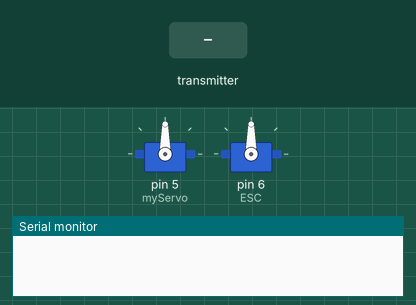
A sketch run on a simulated Arduino Uno, built with avr-gcc and run on an emulated ATmega328P. On the bench: 2 × servo, the last lines printed to the serial monitor. The test bench sets the inputs (shaded band). No radio packets arrive unless stated.

Above: at 1.2 s.
1.3 s: the transmitter starts sending kutSkretanja = 0
At 1.7 s:
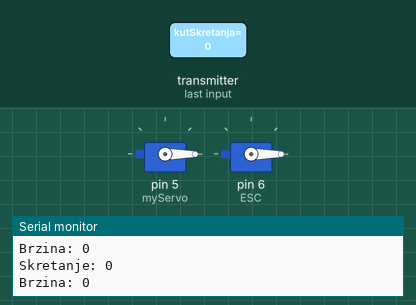
2.8 s: the transmitter starts sending kutSkretanja = 256
At 4.0 s:
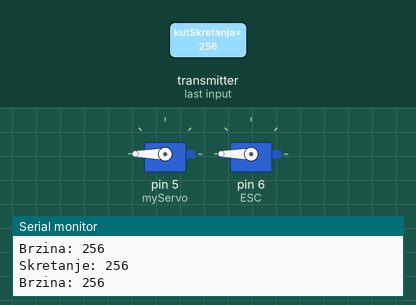
4.3 s: the transmitter starts sending kutSkretanja = 1023
At 5.3 s:
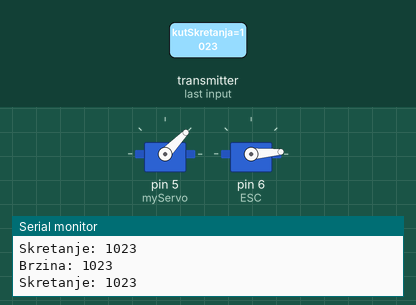
5.8 s: the transmitter starts sending kutSkretanja = 256
At 7.0 s:
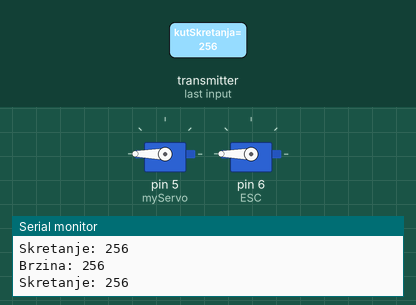
7.3 s: the transmitter starts sending kutSkretanja = 512
At 8.7 s:
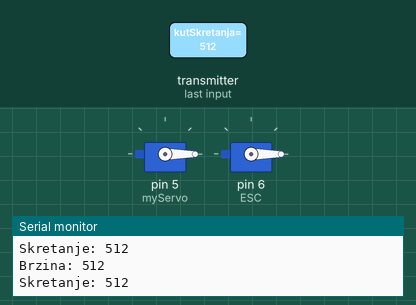
Timing chart, 0 to 9.8 s (numbered marks = the images above; inputs shaded):
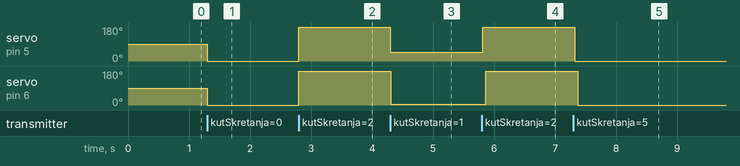

The sketch:

brod.ino
```cpp
// Potrebne biblioteke za program
#include <SPI.h>
#include <nRF24L01.h>
#include <RF24.h>
#include <Servo.h>

// Oderđivanje na kojim se pinovima nalazi CE i CSN pinovi modula
RF24 radio1(7, 8);
RF24 radio2(7, 8);
// Određivanje kanala preko kojeg će moduli komunicirat
const byte address1[6] = {"00001"};
const byte address2[6] = {"00002"};
Servo myServo; // Deklariranje serva
Servo ESC; // Deklariranje kontrolera za motor ESC
int kutSkretanja = 0; // Deklariranje varijable za kut skretanja
int vrijednostBrzine = 0; // Deklariranje varijabli za vrijednost brzine

// Void koji će se odvrtiti samo jednom nakon pokretanja Arduina
void setup() {
  Serial.begin(9600);
  myServo.attach(5); // Deklaracija pina od serva
  // Deklaracija pina od ESC, minimalna širina impulsa, maksimalna širina impulsa
  ESC.attach(6,1000,2000);
  radio1.begin(); // Započinjanje radio veze
  radio2.begin();
  // Postavljanje adrese od kanala za prijemnik preko kojeg će komunicirat
  radio1.openReadingPipe(0, address1);
  radio2.openReadingPipe(1, address2);
  // Postavljanje maksimalne razine pojačanja snage
  radio1.setPALevel(RF24_PA_MAX);
  radio2.setPALevel(RF24_PA_MAX);
}

// Void koji će se vrtiti cijelo vrijeme dok Arduino radi
void loop() {
  radio1.startListening(); // Postavljanje modula kao prijemink
  radio2.startListening();
  if ( radio1.available() || radio2.available()) { // Provjera dali je radio veza uspostavljana
    // Vrti sljedeču petlju sve dok je radio veze uspostavljana
    while (radio1.available() || radio2.available()) {

      // Slušanje i spremanje vrijednost
      radio1.read(&kutSkretanja, sizeof(kutSkretanja));
      // Pomicanje serva za primljenu vrijednost
      myServo.write(kutSkretanja);
      Serial.print("Skretanje: "); Serial.println(kutSkretanja);

      // Slušanje i spremanje vrijednost
      radio2.read(&vrijednostBrzine, sizeof(vrijednostBrzine));
      // Postavljanje brzine motora za primljanu vrijednost
      ESC.write(vrijednostBrzine);
      Serial.print("Brzina: "); Serial.println(vrijednostBrzine);
      //delay(500);
    }
  }
}
```

Measured:
- after the input at 1.3 s, servo on pin 5 (myServo), servo on pin 6 (ESC): 90° → 0° at once
- after the input at 2.8 s, servo on pin 5 (myServo), servo on pin 6 (ESC): 0° → 180° at once
- after the input at 4.3 s, servo on pin 5 (myServo): 180° → 46° at once; servo on pin 6 (ESC): 180° → 4° at once
- after the input at 5.8 s, servo on pin 5 (myServo): 46° → 180° at once; servo on pin 6 (ESC): 4° → 180° after 0.06 s
- after the input at 7.3 s, servo on pin 5 (myServo): 180° → 0° at once; servo on pin 6 (ESC): 180° → 0° after 0.07 s
